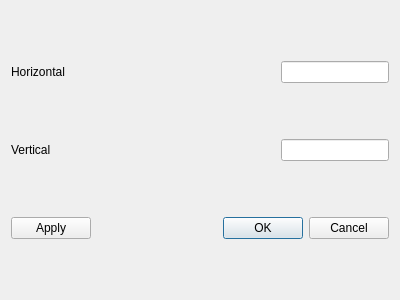
<?xml version="1.0" encoding="UTF-8"?>
<ui version="4.0">
 <class>ResolutionDialog</class>
 <widget class="QDialog" name="ResolutionDialog">
  <property name="geometry">
   <rect>
    <x>0</x>
    <y>0</y>
    <width>400</width>
    <height>300</height>
   </rect>
  </property>
  <property name="windowTitle">
   <string>Dialog</string>
  </property>
  <layout class="QVBoxLayout" name="verticalLayout" stretch="40,40,0">
   <item>
    <layout class="QHBoxLayout" name="horizontalLayout_2" stretch="40,0">
     <item>
      <widget class="QLabel" name="label">
       <property name="text">
        <string>Horizontal</string>
       </property>
      </widget>
     </item>
     <item>
      <widget class="QLineEdit" name="horizontalLine"/>
     </item>
    </layout>
   </item>
   <item>
    <layout class="QHBoxLayout" name="horizontalLayout_3" stretch="40,0">
     <item>
      <widget class="QLabel" name="label_2">
       <property name="text">
        <string>Vertical</string>
       </property>
      </widget>
     </item>
     <item>
      <widget class="QLineEdit" name="verticalLine"/>
     </item>
    </layout>
   </item>
   <item>
    <layout class="QHBoxLayout" name="horizontalLayout">
     <item>
      <widget class="QPushButton" name="apply">
       <property name="text">
        <string>Apply</string>
       </property>
      </widget>
     </item>
     <item>
      <widget class="QDialogButtonBox" name="buttonBox">
       <property name="orientation">
        <enum>Qt::Horizontal</enum>
       </property>
       <property name="standardButtons">
        <set>QDialogButtonBox::Cancel|QDialogButtonBox::Ok</set>
       </property>
      </widget>
     </item>
    </layout>
   </item>
  </layout>
 </widget>
 <resources/>
 <connections>
  <connection>
   <sender>buttonBox</sender>
   <signal>accepted()</signal>
   <receiver>ResolutionDialog</receiver>
   <slot>accept()</slot>
   <hints>
    <hint type="sourcelabel">
     <x>248</x>
     <y>254</y>
    </hint>
    <hint type="destinationlabel">
     <x>157</x>
     <y>274</y>
    </hint>
   </hints>
  </connection>
  <connection>
   <sender>buttonBox</sender>
   <signal>rejected()</signal>
   <receiver>ResolutionDialog</receiver>
   <slot>reject()</slot>
   <hints>
    <hint type="sourcelabel">
     <x>316</x>
     <y>260</y>
    </hint>
    <hint type="destinationlabel">
     <x>286</x>
     <y>274</y>
    </hint>
   </hints>
  </connection>
 </connections>
</ui>
